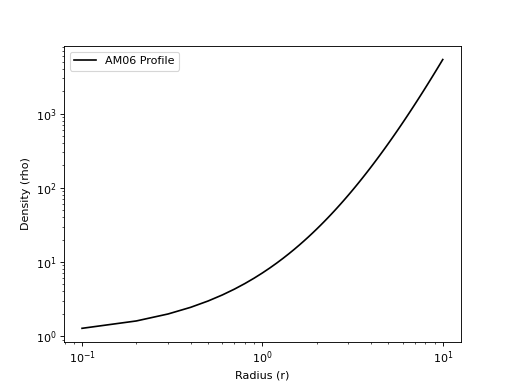

Generate this figure with Python:
import numpy as np
import matplotlib.pyplot as plt
from pisces.profiles.density import AM06DensityProfile
#
r = np.linspace(0.1, 10, 100)
profile = AM06DensityProfile(rho_0=1.0, a_c=1.0, c=2.0, a=3.0, alpha=1.0, beta=3.0)
rho = profile(r)
#
_ = plt.loglog(r, rho, 'k-', label='AM06 Profile')
_ = plt.xlabel('Radius (r)')
_ = plt.ylabel('Density (rho)')
_ = plt.legend()
plt.show()
